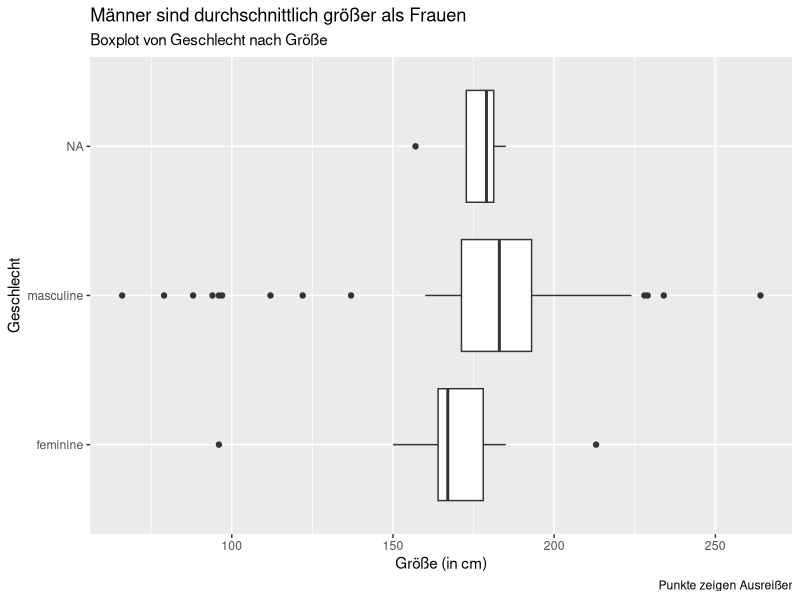
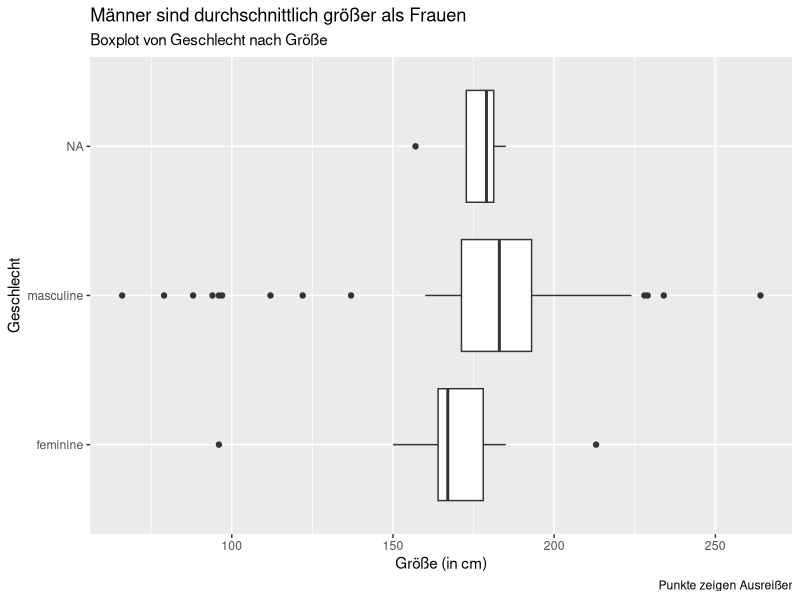

Generate these figures, in order, with R:
## Leonie und Laura----

## Leonie und Laura ----


# Bibliotheken laden

library(tidyverse)
library(psych)

data(starwars)
library(ggplot2)

ggplot(data = starwars) +
  aes(x = gender, y = height) +
  geom_boxplot(fill = '#ffffff') +
  labs(title = 'Männer sind durchschnittlich größer als Frauen',
    x = 'Geschlecht',
    y = 'Größe (in cm)',
    caption = 'Punkte zeigen Ausreißer',
    subtitle = 'Boxplot von Geschlecht nach Größe') + coord_flip() +
  theme_gray()

ggsave("duettmannschroeder_boxplott.pdf", width = 7, height = 5)






